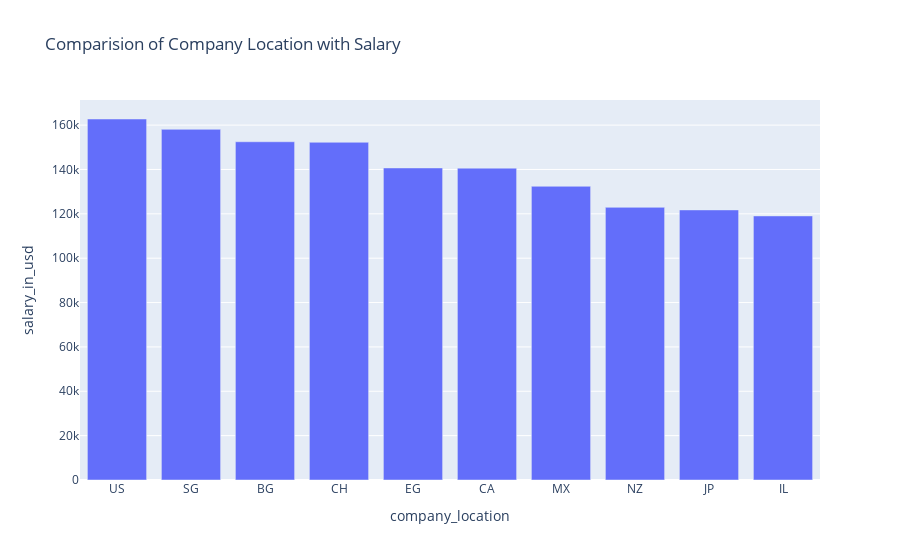

This figure's notebook cell:
### Code cell
datascience = df[df['job_title']=="Data Scientist"]
top_countries_datascience = datascience.groupby('company_location')['salary_in_usd'].mean().sort_values(ascending=False).reset_index().head(10)

px.bar(top_countries_datascience,x='company_location',y="salary_in_usd",title="Comparision of Company Location with Salary")

### Figure 1 — Plotly figure (JSON) as saved in the notebook; plotly's stock layout.template omitted (floating-point values rounded to 4 significant figures)
{"data": [{"hovertemplate": "company_location=%{x}<br>salary_in_usd=%{y}<extra></extra>", "legendgroup": "", "marker": {"color": "#636efa", "pattern": {"shape": ""}}, "name": "", "orientation": "v", "showlegend": false, "textposition": "auto", "type": "bar", "x": ["US", "SG", "BG", "CH", "EG", "CA", "MX", "NZ", "JP", "IL"], "xaxis": "x", "y": [162800.0, 158100.0, 152500.0, 152300.0, 140700.0, 140600.0, 132400.0, 122900.0, 121800.0, 119100.0], "yaxis": "y"}], "layout": {"barmode": "relative", "legend": {"tracegroupgap": 0}, "title": {"text": "Comparision of Company Location with Salary"}, "xaxis": {"anchor": "y", "domain": [0, 1], "title": {"text": "company_location"}}, "yaxis": {"anchor": "x", "domain": [0, 1], "title": {"text": "salary_in_usd"}}}}
